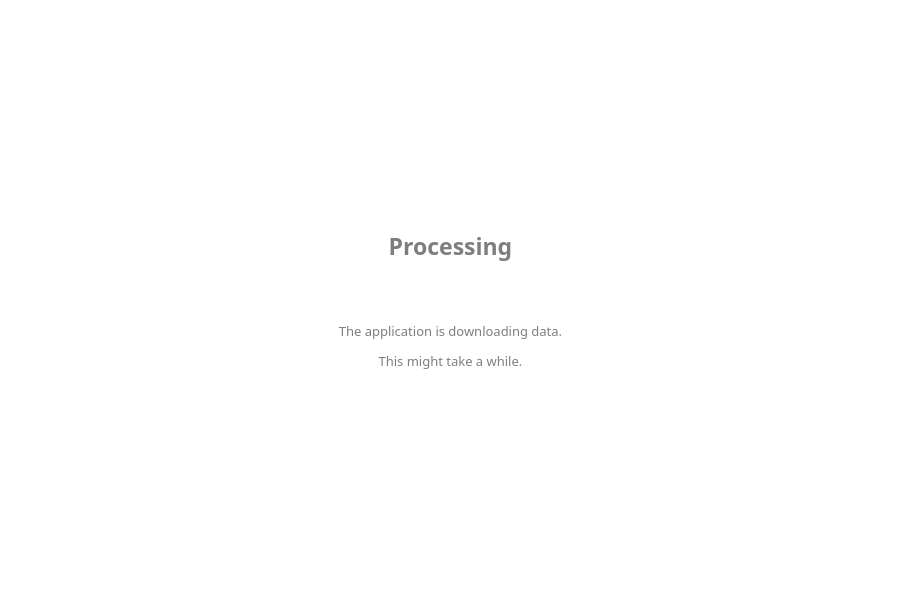
<?xml version="1.0" encoding="UTF-8"?>
<ui version="4.0">
 <author>JK</author>
 <class>MainWindow</class>
 <widget class="QMainWindow" name="MainWindow">
  <property name="geometry">
   <rect>
    <x>0</x>
    <y>0</y>
    <width>900</width>
    <height>600</height>
   </rect>
  </property>
  <property name="sizePolicy">
   <sizepolicy hsizetype="Fixed" vsizetype="Fixed">
    <horstretch>0</horstretch>
    <verstretch>0</verstretch>
   </sizepolicy>
  </property>
  <property name="minimumSize">
   <size>
    <width>900</width>
    <height>600</height>
   </size>
  </property>
  <property name="maximumSize">
   <size>
    <width>900</width>
    <height>600</height>
   </size>
  </property>
  <property name="font">
   <font>
    <family>Microsoft YaHei Light</family>
    <pointsize>10</pointsize>
   </font>
  </property>
  <property name="windowTitle">
   <string notr="true">J-Tracert</string>
  </property>
  <property name="windowIcon">
   <iconset resource="resource.qrc">
    <normaloff>:/apps.ico</normaloff>:/apps.ico</iconset>
  </property>
  <property name="locale">
   <locale language="English" country="UnitedStates"/>
  </property>
  <widget class="QWidget" name="centralwidget">
   <property name="sizePolicy">
    <sizepolicy hsizetype="Fixed" vsizetype="Fixed">
     <horstretch>0</horstretch>
     <verstretch>0</verstretch>
    </sizepolicy>
   </property>
   <widget class="QListWidget" name="listWidget">
    <property name="geometry">
     <rect>
      <x>10</x>
      <y>150</y>
      <width>311</width>
      <height>161</height>
     </rect>
    </property>
    <property name="sizePolicy">
     <sizepolicy hsizetype="Fixed" vsizetype="Fixed">
      <horstretch>0</horstretch>
      <verstretch>0</verstretch>
     </sizepolicy>
    </property>
    <property name="font">
     <font>
      <pointsize>8</pointsize>
      <weight>50</weight>
      <bold>false</bold>
     </font>
    </property>
    <property name="frameShape">
     <enum>QFrame::StyledPanel</enum>
    </property>
    <property name="verticalScrollBarPolicy">
     <enum>Qt::ScrollBarAlwaysOn</enum>
    </property>
    <property name="horizontalScrollBarPolicy">
     <enum>Qt::ScrollBarAsNeeded</enum>
    </property>
    <property name="dragEnabled">
     <bool>false</bool>
    </property>
   </widget>
   <widget class="QLabel" name="mapImg">
    <property name="geometry">
     <rect>
      <x>340</x>
      <y>70</y>
      <width>541</width>
      <height>511</height>
     </rect>
    </property>
    <property name="sizePolicy">
     <sizepolicy hsizetype="Fixed" vsizetype="Fixed">
      <horstretch>0</horstretch>
      <verstretch>0</verstretch>
     </sizepolicy>
    </property>
    <property name="font">
     <font>
      <pointsize>10</pointsize>
     </font>
    </property>
    <property name="styleSheet">
     <string notr="true"/>
    </property>
    <property name="frameShape">
     <enum>QFrame::NoFrame</enum>
    </property>
    <property name="frameShadow">
     <enum>QFrame::Plain</enum>
    </property>
    <property name="lineWidth">
     <number>1</number>
    </property>
    <property name="text">
     <string/>
    </property>
    <property name="pixmap">
     <pixmap resource="resource.qrc">:/map.png</pixmap>
    </property>
    <property name="alignment">
     <set>Qt::AlignCenter</set>
    </property>
   </widget>
   <widget class="QPlainTextEdit" name="ipInput">
    <property name="geometry">
     <rect>
      <x>10</x>
      <y>10</y>
      <width>161</width>
      <height>31</height>
     </rect>
    </property>
    <property name="sizePolicy">
     <sizepolicy hsizetype="Fixed" vsizetype="Fixed">
      <horstretch>0</horstretch>
      <verstretch>0</verstretch>
     </sizepolicy>
    </property>
    <property name="font">
     <font>
      <family>Microsoft YaHei Light</family>
      <pointsize>10</pointsize>
      <weight>50</weight>
      <italic>false</italic>
      <bold>false</bold>
      <kerning>true</kerning>
     </font>
    </property>
    <property name="autoFillBackground">
     <bool>false</bool>
    </property>
    <property name="frameShape">
     <enum>QFrame::NoFrame</enum>
    </property>
    <property name="frameShadow">
     <enum>QFrame::Sunken</enum>
    </property>
    <property name="lineWidth">
     <number>1</number>
    </property>
    <property name="horizontalScrollBarPolicy">
     <enum>Qt::ScrollBarAlwaysOff</enum>
    </property>
    <property name="lineWrapMode">
     <enum>QPlainTextEdit::NoWrap</enum>
    </property>
    <property name="tabStopWidth">
     <number>80</number>
    </property>
    <property name="cursorWidth">
     <number>2</number>
    </property>
    <property name="backgroundVisible">
     <bool>false</bool>
    </property>
    <property name="centerOnScroll">
     <bool>true</bool>
    </property>
    <property name="placeholderText">
     <string>8.8.8.8 | google.com</string>
    </property>
   </widget>
   <widget class="QLabel" name="publicAddrLabel">
    <property name="geometry">
     <rect>
      <x>10</x>
      <y>50</y>
      <width>311</width>
      <height>51</height>
     </rect>
    </property>
    <property name="frameShape">
     <enum>QFrame::StyledPanel</enum>
    </property>
    <property name="text">
     <string>Public IPv4:</string>
    </property>
   </widget>
   <widget class="QPushButton" name="traceButton">
    <property name="geometry">
     <rect>
      <x>180</x>
      <y>10</y>
      <width>141</width>
      <height>31</height>
     </rect>
    </property>
    <property name="font">
     <font>
      <weight>50</weight>
      <bold>false</bold>
     </font>
    </property>
    <property name="text">
     <string>Trace!</string>
    </property>
   </widget>
   <widget class="QLabel" name="timeoutsNumber">
    <property name="geometry">
     <rect>
      <x>10</x>
      <y>110</y>
      <width>151</width>
      <height>31</height>
     </rect>
    </property>
    <property name="text">
     <string>Tracert timeouts: --</string>
    </property>
   </widget>
   <widget class="QLabel" name="notice">
    <property name="geometry">
     <rect>
      <x>340</x>
      <y>15</y>
      <width>451</width>
      <height>21</height>
     </rect>
    </property>
    <property name="font">
     <font>
      <pointsize>8</pointsize>
     </font>
    </property>
    <property name="text">
     <string>Downloading data might take a while.</string>
    </property>
   </widget>
   <widget class="QLabel" name="infoText">
    <property name="geometry">
     <rect>
      <x>10</x>
      <y>330</y>
      <width>311</width>
      <height>251</height>
     </rect>
    </property>
    <property name="frameShape">
     <enum>QFrame::StyledPanel</enum>
    </property>
    <property name="text">
     <string>&lt;html&gt;&lt;head/&gt;&lt;body&gt;&lt;p align=&quot;center&quot;&gt;&lt;span style=&quot; font-size:12pt; color:#b9b9b9;&quot;&gt;Hop Data&lt;/span&gt;&lt;/p&gt;&lt;/body&gt;&lt;/html&gt;</string>
    </property>
   </widget>
   <widget class="QLabel" name="processingLabel">
    <property name="geometry">
     <rect>
      <x>0</x>
      <y>0</y>
      <width>901</width>
      <height>601</height>
     </rect>
    </property>
    <property name="font">
     <font>
      <family>Microsoft YaHei Light</family>
     </font>
    </property>
    <property name="styleSheet">
     <string notr="true">background-color:rgba(255, 255, 255, 1)</string>
    </property>
    <property name="text">
     <string>&lt;html&gt;&lt;head/&gt;&lt;body&gt;&lt;p align=&quot;center&quot;&gt;&lt;span style=&quot; font-size:17pt; font-weight:600; color:#7e7e7e;&quot;&gt;Processing&lt;/span&gt;&lt;/p&gt;&lt;p align=&quot;center&quot;&gt;&lt;br/&gt;&lt;/p&gt;&lt;p align=&quot;center&quot;&gt;&lt;span style=&quot; color:#7e7e7e;&quot;&gt;The application is downloading data.&lt;/span&gt;&lt;/p&gt;&lt;p align=&quot;center&quot;&gt;&lt;span style=&quot; color:#7e7e7e;&quot;&gt;This might take a while.&lt;/span&gt;&lt;/p&gt;&lt;/body&gt;&lt;/html&gt;</string>
    </property>
   </widget>
   <widget class="QLabel" name="hopsNumber">
    <property name="geometry">
     <rect>
      <x>190</x>
      <y>110</y>
      <width>111</width>
      <height>31</height>
     </rect>
    </property>
    <property name="text">
     <string>Hops: --</string>
    </property>
   </widget>
   <widget class="QLabel" name="notice_2">
    <property name="geometry">
     <rect>
      <x>610</x>
      <y>10</y>
      <width>271</width>
      <height>31</height>
     </rect>
    </property>
    <property name="font">
     <font>
      <pointsize>8</pointsize>
     </font>
    </property>
    <property name="text">
     <string>Status:</string>
    </property>
   </widget>
   <zorder>listWidget</zorder>
   <zorder>mapImg</zorder>
   <zorder>ipInput</zorder>
   <zorder>publicAddrLabel</zorder>
   <zorder>traceButton</zorder>
   <zorder>timeoutsNumber</zorder>
   <zorder>notice</zorder>
   <zorder>infoText</zorder>
   <zorder>hopsNumber</zorder>
   <zorder>notice_2</zorder>
   <zorder>processingLabel</zorder>
  </widget>
 </widget>
 <tabstops>
  <tabstop>ipInput</tabstop>
  <tabstop>traceButton</tabstop>
  <tabstop>listWidget</tabstop>
 </tabstops>
 <includes>
  <include location="local">QtCore.Qt.CustomizeWindowHint</include>
 </includes>
 <resources>
  <include location="resource.qrc"/>
 </resources>
 <connections/>
</ui>
